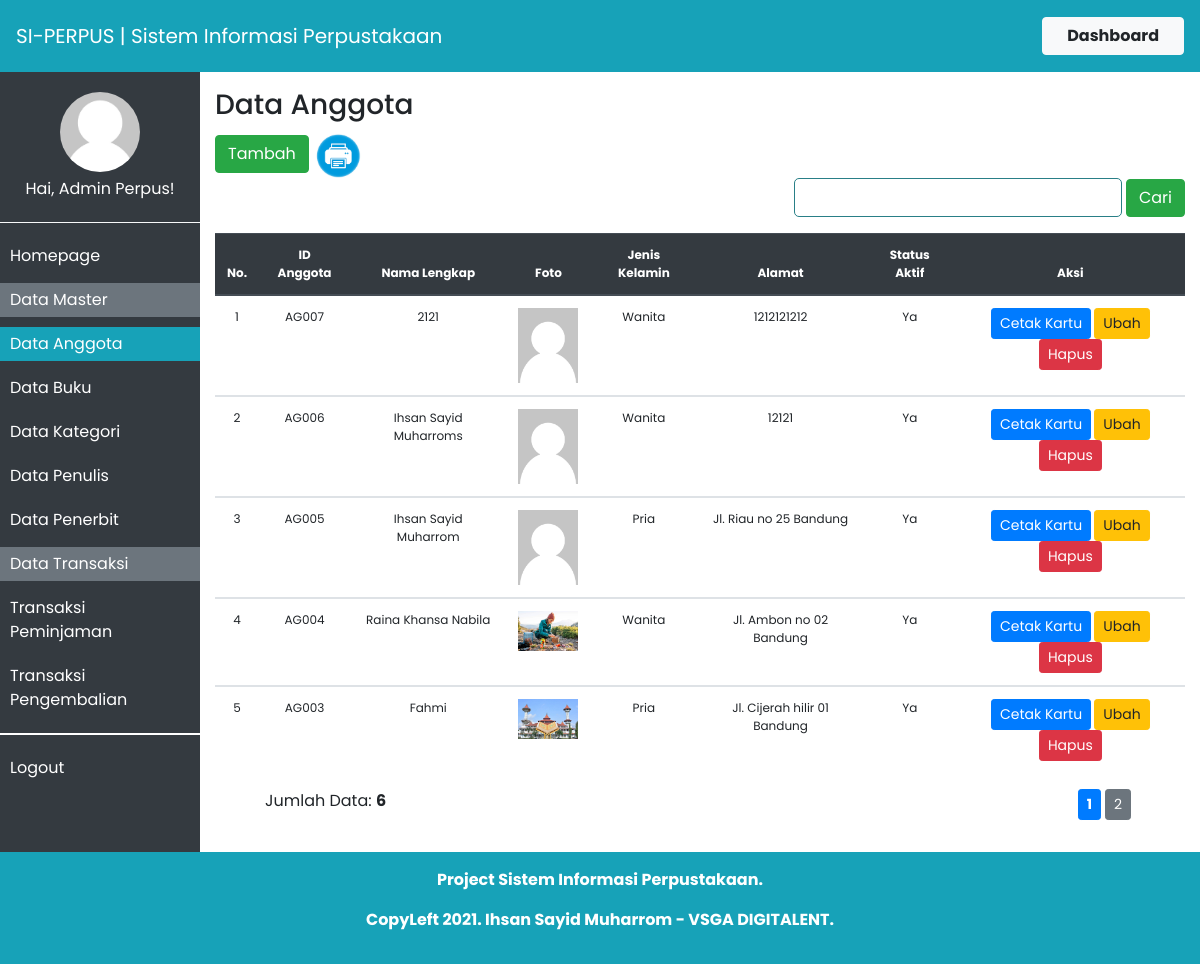
The page /index.php?p=anggota (signed in) on the database its author committed.
### tables this page shows
CREATE TABLE `tbanggota` (
  `idanggota` varchar(5) NOT NULL,
  `nama` varchar(30) NOT NULL,
  `jeniskelamin` varchar(10) NOT NULL,
  `alamat` varchar(40) NOT NULL,
  `status` varchar(20) NOT NULL,
  `foto` varchar(35) NOT NULL
);

### config/konfigurasi-umum.php (called while the page is built, shortened)
<?php
	$_SITE_TITLE		= 'SI-PERPUS | Sistem Informasi Perpustakaan';
	$_SITE_INFO			= 'Project Sistem Informasi Perpustakaan.';
	$_SITE_CREDIT		= 'CopyLeft 2021. Ihsan Sayid Muharrom - VSGA DIGITALENT.';
	$_QUERY_LIMIT		= 5;
?>

### app/anggota.php (the view, shortened to what this page needs)
<?php
	$row = 0;
	$num = 0;
	$offset = 0;
	if(!isset($_POST['cari'])) {
		$sql = "SELECT * FROM tbanggota ORDER BY idanggota DESC LIMIT {$offset}, {$_QUERY_LIMIT};";
		$query = mysqli_query($db_conn, $sql);
		$sql_count = "SELECT idanggota FROM tbanggota;";
		$query_count = mysqli_query($db_conn, $sql_count);
		$row = $query_count->num_rows;
	}
?>
		<div id="container">
			<div class="page-title">
				<h3>Data Anggota</h3>
			</div>
			<div class="page-content">
				<div class="table-upper">
					<div class="table-upper-left">
						<a href="index.php?p=anggota-tambah" class="btn btn-success btn-medium">Tambah</a>
						<a href="./app/anggota-cetak-daftar.php" title="Cetak Anggota" target="_blank">
							<img src="./assets/img/print.png" width="50" class="btn-print">
						</a>
					</div>
					<div class="table-upper-right">
						<form name="pencarian_anggota" action="" method="post" class="mg-top-15 text-right">
							<input type="text" name="kata_kunci" class="input_search">
							<input type="submit" name="cari" value="Cari" class="btn btn-success">
						</form>
					</div>
				</div>
			<?php
				if($row > 0) {
			?>
				<table class="table data-table">
					<thead class="thead-dark">
						<tr>
							<th>No.</th>
							<th>ID Anggota</th>
							<th>Nama Lengkap</th>
							<th>Foto</th>
							<th>Jenis Kelamin</th>
							<th>Alamat</th>
							<th>Status Aktif</th>
							<th>Aksi</th>
						</tr>
					</thead>
				<?php
					$i = 1;
					while($data = mysqli_fetch_array($query)) {
				?>
					<tbody>
						<tr>
							<td class="text-center"><?php echo $i++; ?></td>
							<td><?php echo $data['idanggota']; ?></td>
							<td><?php echo $data['nama']; ?></td>
							<td>
								<?php
									$data_foto = $data['foto'];
									if($data_foto == '-') {
										$data_foto = 'foto-default.jpg';
									}
								?>
								<img src="<?php echo './images/' . $data_foto; ?>" width="60">
							</td>
							<td><?php echo ($data['jeniskelamin'] == 'L') ? 'Pria' : 'Wanita'; ?></td>
							<td><?php echo $data['alamat']; ?></td>
							<td class="text-center"><?php echo ($data['status'] == 'Y') ? 'Ya' : 'Tidak'; ?></td>
							<td class="text-center">
								<a href="./app/anggota-cetak-kartu.php?&id=<?php echo $data['idanggota']; ?>" class="btn btn-primary btn-sm" target="_blank">Cetak Kartu</a>
								<a href="index.php?p=anggota-ubah&id=<?php echo $data['idanggota']; ?>" class="btn btn-warning btn-sm">Ubah</a>
								<a href="index.php?p=anggota-hapus&id=<?php echo $data['idanggota']; ?>" class="btn btn-danger btn-sm confirm">Hapus</a>
							</td>
						</tr>
					</tbody>
				<?php
					}
				?>
				</table>
				<div class="table-lower">
					<div class="table-lower-left mg-top-5">
						Jumlah Data: <span class="font-weight-bold"><?php echo $row; ?></span>
					</div>
					<div class="table-lower-right text-right">
					<?php if(!isset($_POST['cari'])) {  ?>
						<ul class="table-pagination">
						<?php
							pagination($row, $num, 'anggota');
						}
					?>
						</ul>
					</div>
				</div>
			<?php } else { ?>
				<p class="text-center">Data tidak tersedia.</p>
			<?php } ?>
			</div>
		</div>

### index.php (shortened to what this page needs)
<?php
	include './config/konfigurasi-umum.php';
	include './helpers/helper_umum.php';
	if(isset($_SESSION['sesi'])){
?>
<?php
	include('app/layout/header.php');
	include('app/layout/sidebar-menu.php');
?>
<div class="col-md-10 bg-white py-3">
	<?php include('app/layout/container.php'); ?>
</div>
<?php include('app/layout/footer.php'); ?>
<?php
}else{
    header('location:login.php');
}
?>

### app/layout/header.php (shortened to what this page needs)
<!DOCTYPE html>
<html lang="id">
<head>
	<link rel="stylesheet" type="text/css" href="assets/vendor/bootstrap/css/bootstrap.min.css">
	<link rel="stylesheet" type="text/css" href="assets/css/style.css">
</head>
<body>
	<nav class="navbar navbar-expand-lg navbar-dark bg-info py-3 flex-md-nowrap shadow">
		<a class="navbar-brand" href="#"><?php echo $_SITE_TITLE; ?></a>
		<div class="collapse navbar-collapse" id="navbarNavDropdown">
			<ul class="navbar-nav ml-auto">
				<li class="nav-item ml-lg-3">
                    <a class="btn btn-light px-4 font-weight-bold" href="index.php?p=beranda">Dashboard</a>
				</li>
			</ul>
		</div>
	</nav>

### app/layout/sidebar-menu.php
<div class="container-fluid">
	<div class="row">
		<div class="col-md-2 p-0 bg-dark text-white sidebar">
			<ul class="sidebar-menu">
				<li class="profile">
					<div class="profile-img bg-info rounded-circle mx-auto" style="width: 80px;height: 80px; background-image: url('./images/foto-default.jpg'); background-repeat: no-repeat; background-size: cover; background-position: center;"></div>
					<p class="text-center" style="padding: 5px 10px;">Hai, <?php echo $_SESSION['sesi']; ?>!</p>
				</li>
				<hr class="border-light">
				<li class="sidebar-items <?php echo ($_GET['p'] == 'beranda') ? 'bg-info' : ''; ?>">
					<a href="index.php?p=beranda" class="sidebar-link">Homepage</a>
				</li>
				<li class="sidebar-items bg-secondary">Data Master</li>
                <li class="sidebar-items <?php echo ($_GET['p'] == 'anggota' || $_GET['p'] == 'anggota-tambah' || $_GET['p'] == 'anggota-ubah') ? 'bg-info' : ''; ?>">
                    <a href="index.php?p=anggota" class="sidebar-link">Data Anggota</a>
                </li>
                <li class="sidebar-items  <?php echo ($_GET['p'] == 'buku' || $_GET['p'] == 'buku-tambah' || $_GET['p'] == 'buku-ubah') ? 'bg-info' : ''; ?>">
                    <a href="index.php?p=buku" class="sidebar-link">Data Buku</a>
                </li>
                <li class="sidebar-items  <?php echo ($_GET['p'] == 'kategori' || $_GET['p'] == 'kategori-tambah' || $_GET['p'] == 'kategori-ubah') ? 'bg-info' : ''; ?>">
                    <a href="index.php?p=kategori" class="sidebar-link">Data Kategori</a>
                </li>
                <li class="sidebar-items  <?php echo ($_GET['p'] == 'penulis' || $_GET['p'] == 'penulis-tambah' || $_GET['p'] == 'penulis-ubah') ? 'bg-info' : ''; ?>">
                    <a href="index.php?p=penulis" class="sidebar-link">Data Penulis</a>
                </li>
                <li class="sidebar-items  <?php echo ($_GET['p'] == 'penerbit' || $_GET['p'] == 'penerbit-tambah' || $_GET['p'] == 'penerbit-ubah') ? 'bg-info' : ''; ?>">
                    <a href="index.php?p=penerbit" class="sidebar-link">Data Penerbit</a>
                </li>
                <li class="sidebar-items bg-secondary">Data Transaksi</li>
				<li class="sidebar-items <?php echo ($_GET['p'] == 'peminjaman' || $_GET['p'] == 'peminjaman-tambah' || $_GET['p'] == 'peminjaman-ubah') ? 'bg-info' : ''; ?>">
                    <a href="index.php?p=peminjaman" class="sidebar-link">Transaksi Peminjaman</a>
				</li>
				<li class="sidebar-items <?php echo ($_GET['p'] == 'pengembalian' || $_GET['p'] == 'pengembalian-tambah') ? 'bg-info' : ''; ?>">
					<a href="index.php?p=pengembalian" class="sidebar-link">Transaksi Pengembalian</a>
				</li>
				<hr style="border: 1px solid white;">
                <li class="sidebar-items">
                    <a href="logout.php" class="sidebar-link">Logout</a>
                </li>
			</ul>
		</div>

### app/layout/container.php
<?php
	$app_dir = 'app';
	$p = '';
	if(isset($_GET['p'])) {
		$p = $_GET['p'];
	}
	if(!empty($p)) {
		$file = $app_dir . '/' . $p . '.php';
		if(file_exists($file)) {
			include $file;
		} else {
			include $app_dir . '/404.php';
		}
	} else {
		include $app_dir . '/beranda.php';
	}
?>

### helpers/helper_umum.php (shortened to what this page needs)
<?php
function pagination($row, $num, $menu){
    $page_num = ceil($row/5);
    for($i = 1; $i <= $page_num; $i++) {
        echo "<li class='btn mr-1 ". ($num == $i || ($num == 0 && $i == 1) ? 'btn-primary' : 'btn-secondary')." btn-sm'><a href='index.php?p=".$menu."&num=$i' ". ($num == $i || ($num == 0 && $i == 1) ? 'class="active text-white font-weight-bold"' : 'class="text-white"').">$i</a></li>";
    }
}

### app/layout/footer.php (shortened to what this page needs)
</div>
		<div class="row">
			<footer class="co-12 w-100 text-center py-3 text-white font-weight-bold bg-info">
                <p><?php echo $_SITE_INFO; ?></p>
                <p><?php echo $_SITE_CREDIT; ?></p>
			</footer>
		</div>
	</div>
</body>
</html>

### assets/css/style.css (style rules this page uses)
body { font-family: 'Poppins', sans-serif; }
:root { --primary: #297F87; }
.sidebar-menu { list-style: none; padding: 0; margin-top: 20px; }
.sidebar-items .sidebar-link { text-decoration: none; color: white; display: flex; font-size: 16px; }
.sidebar-items { margin-top: 10px; padding: 5px 10px; }
.sidebar { min-height: calc(100vh - 74px); }
.table.data-table { font-size: 12px !important; margin: 1rem 0; }
.table > thead, .table > tbody { text-align: center; }
.table-lower { display: flex; justify-content: space-between; padding: 0 50px; }
.table-lower > .table-lower-right > .table-pagination { list-style: none; }
.input_search { border: 1px solid var(--primary); border-radius: 5px; padding: 0.4rem 0.3rem; }

### rows shown on the page
tbanggota: idanggota "AG007", nama "2121", jeniskelamin "Wanita", alamat "1212121212", status "Ya"
tbanggota: idanggota "AG006", nama "Ihsan Sayid Muharroms", jeniskelamin "Wanita", alamat "12121", status "Ya"
tbanggota: idanggota "AG005", nama "Ihsan Sayid Muharrom", jeniskelamin "Pria", alamat "Jl. Riau no 25 Bandung", status "Ya"
tbanggota: idanggota "AG004", nama "Raina Khansa Nabila", foto (picture), jeniskelamin "Wanita", alamat "Jl. Ambon no 02 Bandung", status "Ya"
tbanggota: idanggota "AG003", nama "Fahmi", foto (picture), jeniskelamin "Pria", alamat "Jl. Cijerah hilir 01 Bandung", status "Ya"

### other values the page prints
$_SITE_TITLE "SI-PERPUS | Sistem Informasi Perpustakaan"
$_SESSION['sesi'] "Admin Perpus"
$row "6"
$_SITE_INFO "Project Sistem Informasi Perpustakaan."
$_SITE_CREDIT "CopyLeft 2021. Ihsan Sayid Muharrom - VSGA DIGITALENT."
